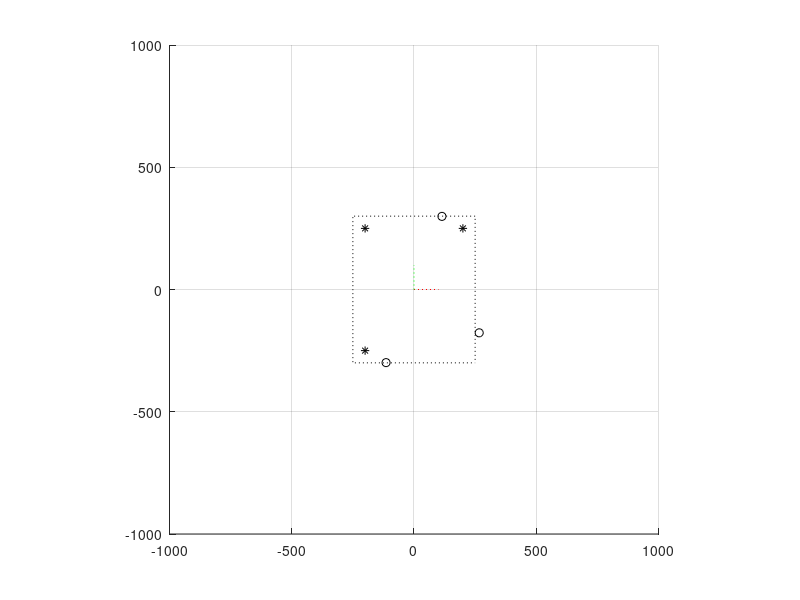

The MATLAB script that drew this image: (Note: this script raises an error after producing the figure.)
clc; clear all; close all; 

% Define parmeters
X0 = [0; 0; 0];       % Innitial guess rotation (to be entered into Vicon) 
X0 = X0 *pi/180;



%%%%%% INNER Script TESTING %%%%%%%

global MakersFromVicon;

MakersFromVicon = ...                 
   [ 266.6853, -114.2799 , 114.2799;...
 -177.1411, -299.0654,  299.0654;...
   10.0000 ,  10.0000  , 10.0000] ;
% rot = [0; 0; 60]; 


%%%%%%%%%%%%%%%%%%%%%%%%%%%%%%%%%%%%

% Value from Nexus measurment [Marker1(top left), Marker2(top right), Marker3(bottom left)]

% vicon = ViconNexus();
% Markers = vicon.GetMarkerNames('ForcePlate3Points');
% n = length(Markers);
% 
% trajX = cell(1, n); trajY = cell(1, n); trajZ = cell(1, n);
% for i = 1:n
%  [trajX{i}, trajY{i}, trajZ{i}, ~] = vicon.GetTrajectory('ForcePlate3Points', Markers{i});
% end
% X = cellfun(@mean, trajX);
% Y = cellfun(@mean, trajY);
% Z = cellfun(@mean, trajZ);
% 
% M1 = [X(1), Y(1), Z(1)]';
% M2 = [X(2), Y(2), Z(2)]';
% M3 = [X(3), Y(3), Z(3)]';
% 
% Center = (M2+M3)/2;
% 
% global MakersFromVicon;
% MakersFromVicon =[M1-Center,M2-Center,M3-Center];




%% DEFINE FORCE PLATE OBJECT        
FPLenght = 600; % mm
FPwidth = 500; % mm
edgeBand = 50; % Width death zone mm (for marker position) 
UnitVecFactor = 100; % Scaling Factor (mm) of unitary Frame of Reference
MarkerHeight = 10; % Marker height base to centroid 
EdgeVec = ...
    [FPwidth/2, -FPwidth/2 , -FPwidth/2,  FPwidth/2, FPwidth/2;...
    FPLenght/2, FPLenght/2, -FPLenght/2, -FPLenght/2,  FPLenght/2;...
    0, 0 , 0 , 0 , 0];
global MarkersVec
MarkersVec = ...
    [-FPwidth/2+edgeBand, FPwidth/2-edgeBand , -FPwidth/2+edgeBand;...
    FPLenght/2-edgeBand, FPLenght/2-edgeBand, -FPLenght/2+edgeBand;...
    MarkerHeight, MarkerHeight , MarkerHeight];
unitVecX= [0, UnitVecFactor; 0 , 0 ; 0 , 0]; 
unitVecY= [0, 0; 0 , UnitVecFactor ; 0 , 0]; 
unitVecZ= [0, 0; 0 , 0 ; 0 , UnitVecFactor]; 



%% VISUALIZE %% initial position 
figure(); hold on; axis equal; grid on;  xlim([-1000, 1000]); ylim([-1000, 1000])

plot3(EdgeVec(1,:), EdgeVec(2,:), EdgeVec(3,:),':k')
plot3(MarkersVec(1,:), MarkersVec(2,:), MarkersVec(3,:),'*k')
plot3(unitVecX(1,:), unitVecX(2,:), unitVecX(3,:),':r')
plot3(unitVecY(1,:), unitVecY(2,:), unitVecY(3,:),':g')
plot3(unitVecZ(1,:), unitVecZ(2,:), unitVecZ(3,:),':b')
plot3(MakersFromVicon(1,:), MakersFromVicon(2,:), MakersFromVicon(3,:),'ok')


%% OPTIMIZATION

Xub = [pi; pi; pi]; Xlb = -Xub; % Upper and lower bounds
OPTIONS = optimoptions('fmincon','Algorithm','SQP');  % alternatives : interior point, SQP,  active-set, and trust-region-reflective

Xopt = fmincon(@objective, X0, [], [], [], [], Xlb, Xub, [], OPTIONS );

% FINAL ANSWER %%
Xfinal= Xopt*180/pi


%% Rotate object 

ROT = rotationMatrix(Xopt);

% Transform Object 
EdgeVec = ROT*EdgeVec;
MarkersVec = ROT*MarkersVec;
unitVecX = ROT*unitVecX;
unitVecY= ROT*unitVecY;
unitVecZ = ROT*unitVecZ;


%% VISUALIZE %% final position
%figure(); hold on; axis equal; grid on;  

plot3(EdgeVec(1,:), EdgeVec(2,:), EdgeVec(3,:),'-k')
plot3(MarkersVec(1,:), MarkersVec(2,:), MarkersVec(3,:),'*k')
plot3(unitVecX(1,:), unitVecX(2,:), unitVecX(3,:),'-r')
plot3(unitVecY(1,:), unitVecY(2,:), unitVecY(3,:),'-g')
plot3(unitVecZ(1,:), unitVecZ(2,:), unitVecZ(3,:),'-b')


%% OPTIMIZATION 

function [obj] = objective(X)
    
    ROT = rotationMatrix(X);
    
    global MarkersVec 
    global MakersFromVicon
    
    MarkersVec0 = ROT*MarkersVec;
    
    obj = sum(sum((MarkersVec0-MakersFromVicon).^2));

end


function [ROT] = rotationMatrix(X)
    steps = 40; 
    X = X/steps;
    ROT = eye(3);
    for i = 1 : steps
        rotX = [ 1, 0, 0; 0, cos(X(1)), -sin(X(1)); 0, sin(X(1)), cos(X(1))]; 
        rotY = [cos(X(2)),0 ,sin(X(2)); 0, 1, 0 ; -sin(X(2)), 0, cos(X(2))]; 
        rotZ = [cos(X(3)), -sin(X(3)),0 ; sin(X(3)), cos(X(3)), 0 ; 0, 0, 1 ]; 
        ROT = rotZ*rotY*rotX*ROT;
    end
    size(ROT)
end


